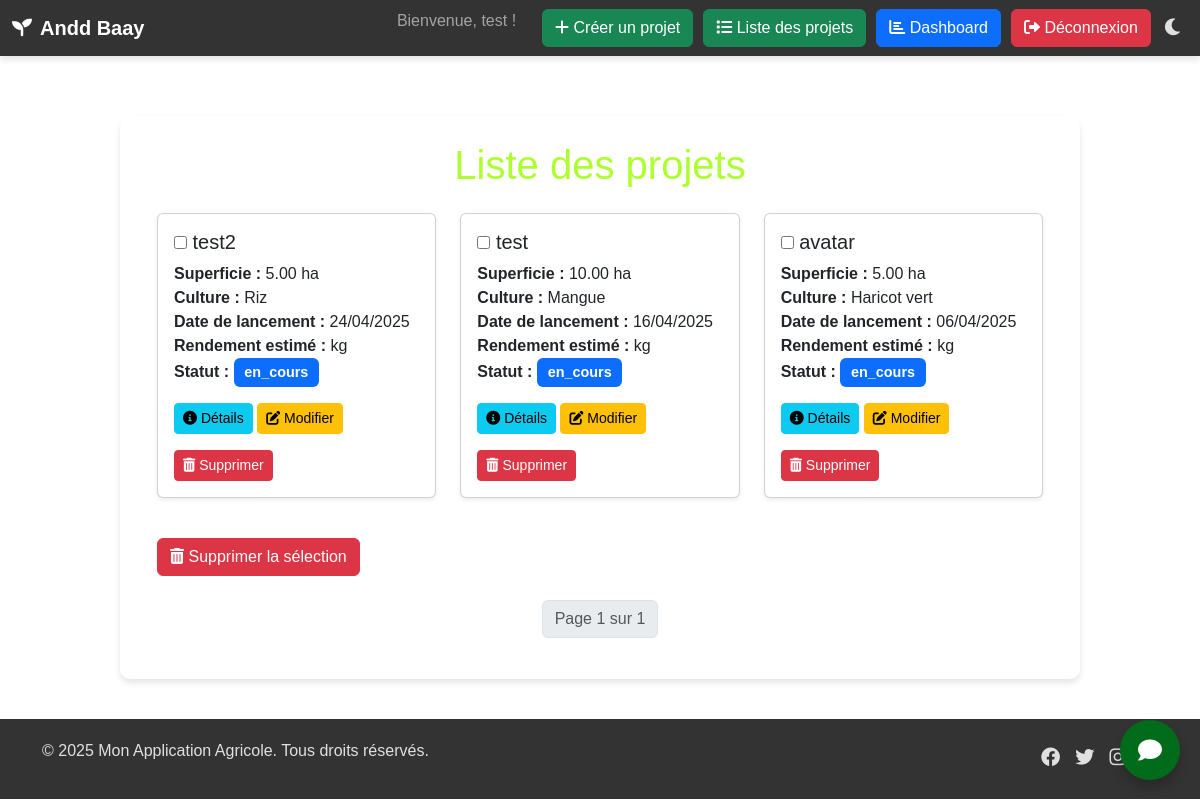
The page /liste-projets/ (signed in) on the database its author committed.
### baay/models.py (models this page shows, shortened)
class Projet(models.Model):
    STATUT_CHOICES = [
        ('en_cours', 'En cours'),
        ('en_pause', 'En pause'),
        ('fini', 'Fini'),
    ]
    id = models.UUIDField(primary_key=True, default=uuid.uuid4, editable=False)
    nom = models.CharField(max_length=200)
    statut = models.CharField(max_length=20, choices=STATUT_CHOICES, default='en_cours')
    utilisateur = models.ForeignKey(Profile, on_delete=models.CASCADE)
    culture = models.ForeignKey(ProduitAgricole, on_delete=models.CASCADE)
    localite = models.ForeignKey(Localite, on_delete=models.CASCADE)
    superficie = models.DecimalField(max_digits=10, decimal_places=2)
    date_lancement = models.DateField()
    rendement_estime = models.DecimalField(max_digits=10, decimal_places=2, null=True, blank=True)

class ProduitAgricole(models.Model):
    STATUTS = {
        'En croissance': 'bg-success',
        'Récolté': 'bg-primary',
        'Problème': 'bg-danger',
        'Autre': 'bg-secondary'
    }
    id = models.UUIDField(primary_key=True, editable=False)
    nom = models.CharField(max_length=100, unique=True)
    description = models.TextField(blank=True, null=True)
    saison = models.CharField(max_length=50, blank=True, null=True)
    prix_par_kg = models.DecimalField(max_digits=10, decimal_places=2, blank=True, null=True)
    apport_nutritionnel = models.TextField(blank=True, null=True)
    quantite_disponible = models.DecimalField(max_digits=10, decimal_places=2, blank=True, null=True)
    periode_recolte = models.CharField(max_length=100, blank=True, null=True)
    duree_avant_recolte = models.IntegerField(blank=True, null=True)
    rendement_moyen = models.DecimalField(max_digits=10, decimal_places=2, blank=True, null=True)
    etat = models.CharField(max_length=100, choices= STATUTS, default='En croissance')

### baay/views.py (the view)
# urls.py: path('liste-projets/', views.liste_projets, name='liste_projets'),
@login_required
def liste_projets(request):
    projets_list = Projet.objects.filter(utilisateur=request.user.profile).order_by('-date_lancement')  # Ordonner par date de lancement
    paginator = Paginator(projets_list, 10)  # Affichez 10 projets par page
    page_number = request.GET.get('page')
    projets = paginator.get_page(page_number)
    return render(request, 'projets/liste_projets.html', {'projets': projets})

### templates/projets/liste_projets.html (shortened to what this page needs)
{% extends 'base.html' %}
{% block content %}
<div class="container animate__animated animate__fadeIn">
    <h1 class="text-center mb-4" style="border-radius: 15px;">Liste des projets</h1>
    <form id="delete-form" method="POST" action="{% url 'supprimer_projets' %}">
        <div class="row">
            {% for projet in projets %}
            <div class="col-md-4 mb-4">
                <div class="card h-100 shadow-sm animate__animated animate__fadeInUp">
                    <div class="card-body">
                        <h5 class="card-title">
                            <input type="checkbox" height="50px" width="50px" name="projets" value="{{ projet.id }}"> {{ projet.nom }}
                        </h5>
                        <p class="card-text">
                            <strong>Superficie :</strong> {{ projet.superficie }} ha<br>
                            <strong>Culture :</strong> {{ projet.culture.nom }}<br>
                            <strong>Date de lancement :</strong> {{ projet.date_lancement|date:"d/m/Y" }}<br>
                            <strong>Rendement estimé :</strong> {{ PredictionRendement.rendement_estime }} kg<br>
                            <strong>Statut :</strong>
                            <span class="badge
                                {% if projet.statut == 'en_cours' %}bg-primary
                                {% elif projet.statut == 'fini' %}bg-success
                                {% elif projet.statut == 'en_pause' %}bg-warning
                                {% else %}bg-secondary
                                {% endif %}">
                                {{ projet.statut }}
                            </span>
                        </p>
                        <a href="{% url 'detail_projet' projet.id %}" class="btn btn-info btn-sm">
                            <i class="fas fa-info-circle"></i> Détails
                        </a>
                        <a href="{% url 'modifier_projet' projet.id %}" class="btn btn-warning btn-sm">
                            <i class="fas fa-edit"></i> Modifier
                        </a>
                        <a href="{% url 'supprimer_projet' projet.id %}" class="btn btn-danger btn-sm" onclick="return confirm('Confirmer la suppression de ce projet ?');">
                            <i class="fas fa-trash-alt"></i> Supprimer
                        </a>
                    </div>
                </div>
            </div>
            {% endfor %}
        </div>
        <button type="submit" class="btn btn-danger mt-3" onclick="return confirm('Confirmer la suppression des projets sélectionnés ?');">
            <i class="fas fa-trash-alt"></i> Supprimer la sélection
        </button>
    </form>
    <nav aria-label="Page navigation" class="mt-4">
        <ul class="pagination justify-content-center">
            <li class="page-item disabled">
                <span class="page-link">Page {{ projets.number }} sur {{ projets.paginator.num_pages }}</span>
            </li>
        </ul>
    </nav>
</div>
{% endblock %}

### templates/base.html (shortened to what this page needs)
{% load static %}
<!DOCTYPE html>
<html lang="fr">
<head>
    <link href="https://cdn.jsdelivr.net/npm/bootstrap@5.3.0/dist/css/bootstrap.min.css" rel="stylesheet" />
    <link href="https://cdnjs.cloudflare.com/ajax/libs/font-awesome/6.0.0/css/all.min.css" rel="stylesheet" />
    <link href="https://cdnjs.cloudflare.com/ajax/libs/animate.css/4.1.1/animate.min.css" rel="stylesheet" />
    <link href="https://unpkg.com/leaflet@1.9.4/dist/leaflet.css" rel="stylesheet" />
</head>
<body">
    <nav class="navbar navbar-expand-lg navbar-dark animate__animated animate__fadeInDown">
        <div class="container-fluid">
            <a class="navbar-brand" href="{% url 'home' %}">
                <i class="fas fa-seedling animate__animated animate__bounceIn" aria-hidden="true"></i>
                <span>Andd Baay</span>
            </a>
            <div class="collapse navbar-collapse" id="navbarNav">
                <ul class="navbar-nav ms-auto">
                    {% if user.is_authenticated %}
                        <li class="nav-item"><span class="navbar-text me-3">Bienvenue, {{ user.username }} !</span></li>
                        <li class="nav-item"><a class="btn btn-success btn-nav" href="{% url 'creer_projet' %}"><i class="fas fa-plus"></i> Créer un projet</a></li>
                        <li class="nav-item"><a class="btn btn-success btn-nav" href="{% url 'liste_projets' %}"><i class="fas fa-list"></i> Liste des projets</a></li>
                        <li class="nav-item"><a class="btn btn-primary btn-nav" href="{% url 'dashboard' %}"><i class="fas fa-chart-bar"></i> Dashboard</a></li>
                        <li class="nav-item"><a class="btn btn-danger btn-nav" href="{% url 'logout' %}"><i class="fas fa-sign-out-alt"></i> Déconnexion</a></li>
                    {% else %}
                        <li class="nav-item"><a class="btn btn-primary btn-nav" href="{% url 'login' %}"><i class="fas fa-sign-in-alt"></i> Connexion</a></li>
                        <li class="nav-item"><a class="btn btn-success btn-nav" href="{% url 'register' %}"><i class="fas fa-user-plus"></i> Inscription</a></li>
                    {% endif %}
                    <li class="nav-item ms-2">
                        <button id="themeToggle" class="theme-toggle"><i class="fas fa-moon" id="darkIcon"></i></button>
                    </li>
                </ul>
            </div>
        </div>
    </nav>
    <main>
        <div class="main-container animate__animated animate__fadeInUp">
            {% block content %}
            {% endblock %}
        </div>
    </main>
    <footer>
        <div class="container">
            <div class="footer-content">
                <p>&copy; {% now "Y" %} Mon Application Agricole. Tous droits réservés.</p>
                <div class="social-links">
                    <a href="#" aria-label="Facebook"><i class="fab fa-facebook"></i></a>
                    <a href="#" aria-label="Twitter"><i class="fab fa-twitter"></i></a>
                    <a href="#" aria-label="Instagram"><i class="fab fa-instagram"></i></a>
                    <a href="#" aria-label="LinkedIn"></a>
                </div>
            </div>
        </div>
    </footer>
    <div class="chat-bubble-container">
        <div class="chat-bubble" id="chatBubble">
            <i class="fas fa-comment chat-icon"></i>
        </div>
    </div>
</body>
</html>

### templates/projets/liste_projets.html (style rules this page uses)
.card { transition: transform 0.3s ease, box-shadow 0.3s ease; background-color: rgba(255, 255, 255, 0.7); ; }
.badge { font-size: 0.9em; padding: 0.5em 0.75em; }
.pagination .page-link { margin: 0 5px; border-radius: 5px; transition: background-color 0.3s ease, color 0.3s ease; }

### rows shown on the page
Projet: nom "test2", superficie "5.00", culture.nom "Riz", date_lancement "24/04/2025", statut "en_cours"
Projet: nom "test", superficie "10.00", culture.nom "Mangue", date_lancement "16/04/2025", statut "en_cours"
Projet: nom "avatar", superficie "5.00", culture.nom "Haricot vert", date_lancement "06/04/2025", statut "en_cours"

### other values the page prints
{{ user.username }} "test"
{{ projets.number }} "1"
{{ projets.paginator.num_pages }} "1"
